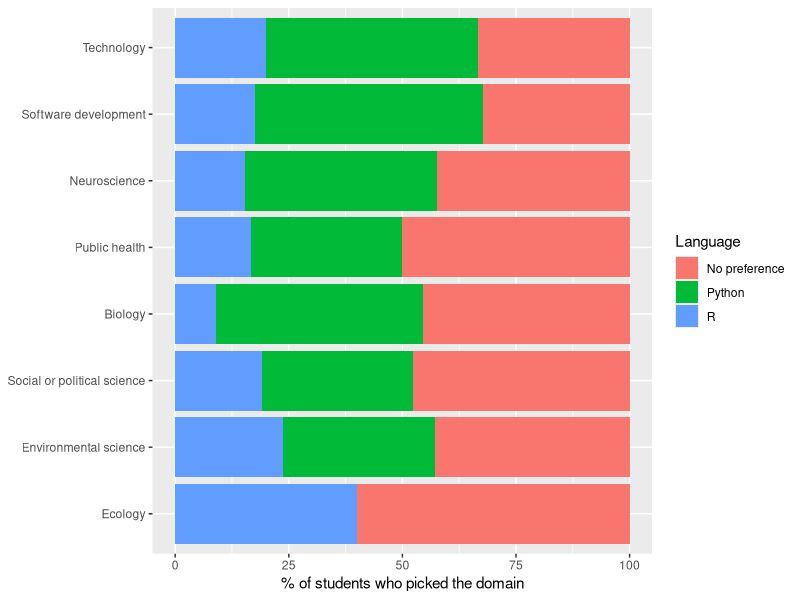
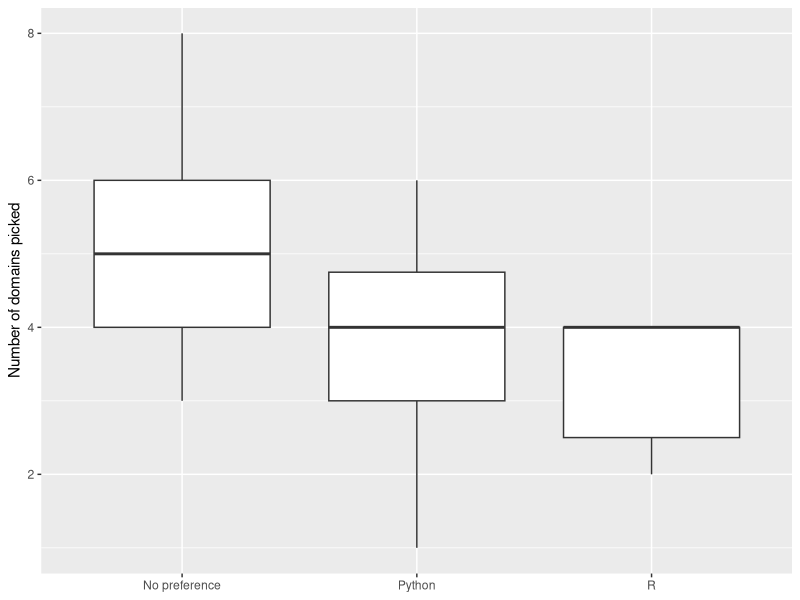
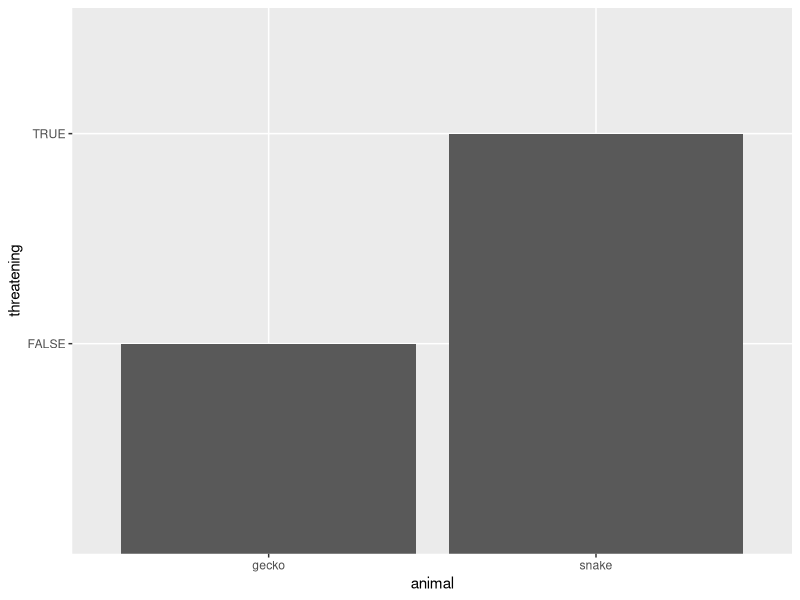

These figures' R source, in order:
## ---- chunk 1
# load any other packages and read data here
library(tidyverse)
## ---- chunk 2
processed <- read_csv("../data/background_interest_processed.csv")

domains <- names(processed)[31:45]
counts <- colSums(processed[domains])
keep <- names(counts[counts > 1])
processed$n_domains <- rowSums(processed[keep])
## ---- chunk 3
#| fig-width: 7
#| fig-height: 4
#| fig-cap: "Preferred language among students who picked each domain"
processed %>%
  pivot_longer(all_of(keep), names_to = "domain", values_to = "picked") %>%
  filter(picked == 1) %>%
  count(domain, language) %>%
  group_by(domain) %>%
  mutate(total = sum(n), pct = 100 * n / total) %>%
  ggplot(aes(reorder(domain, total), pct, fill = language)) +
  geom_col() +
  coord_flip() +
  labs(x = NULL, y = "% of students who picked the domain", fill = "Language")
## ---- chunk 4
#| fig-width: 5
#| fig-height: 3.5
#| fig-cap: "Number of domains picked, by preferred language"
ggplot(processed, aes(language, n_domains)) +
  geom_boxplot() +
  labs(x = NULL, y = "Number of domains picked")
## ---- chunk 5
vars <- c(Programming = "prog.comf", Math = "math.comf",
          Stats = "stat.comf", `Domains picked` = "n_domains")

map_dfr(vars, function(v) {
  m <- tapply(processed[[v]], processed$language, mean)
  tibble(Python = as.numeric(m["Python"]),
         R = as.numeric(m["R"]),
         `No preference` = as.numeric(m["No preference"]),
         `p-value` = kruskal.test(processed[[v]] ~ processed$language)$p.value)
}, .id = "Measure") %>%
  mutate(across(Python:`No preference`, ~ round(.x, 2)),
         `p-value` = round(`p-value`, 3)) %>%
  knitr::kable(caption = "Group averages and tests by preferred language")
## ---- chunk 6
#| echo: true
my_df <- tibble(animal = c('snake', 'gecko'),
                threatening = c(TRUE, FALSE))

my_df
## ---- chunk 7
my_df %>% knitr::kable()
## ---- chunk 8
#| fig-width: 4
#| fig-height: 3
#| fig-align: left
#| fig-cap: A terrible plot.

my_df %>% 
  ggplot(aes(x = animal, y = threatening)) + 
  geom_col()
